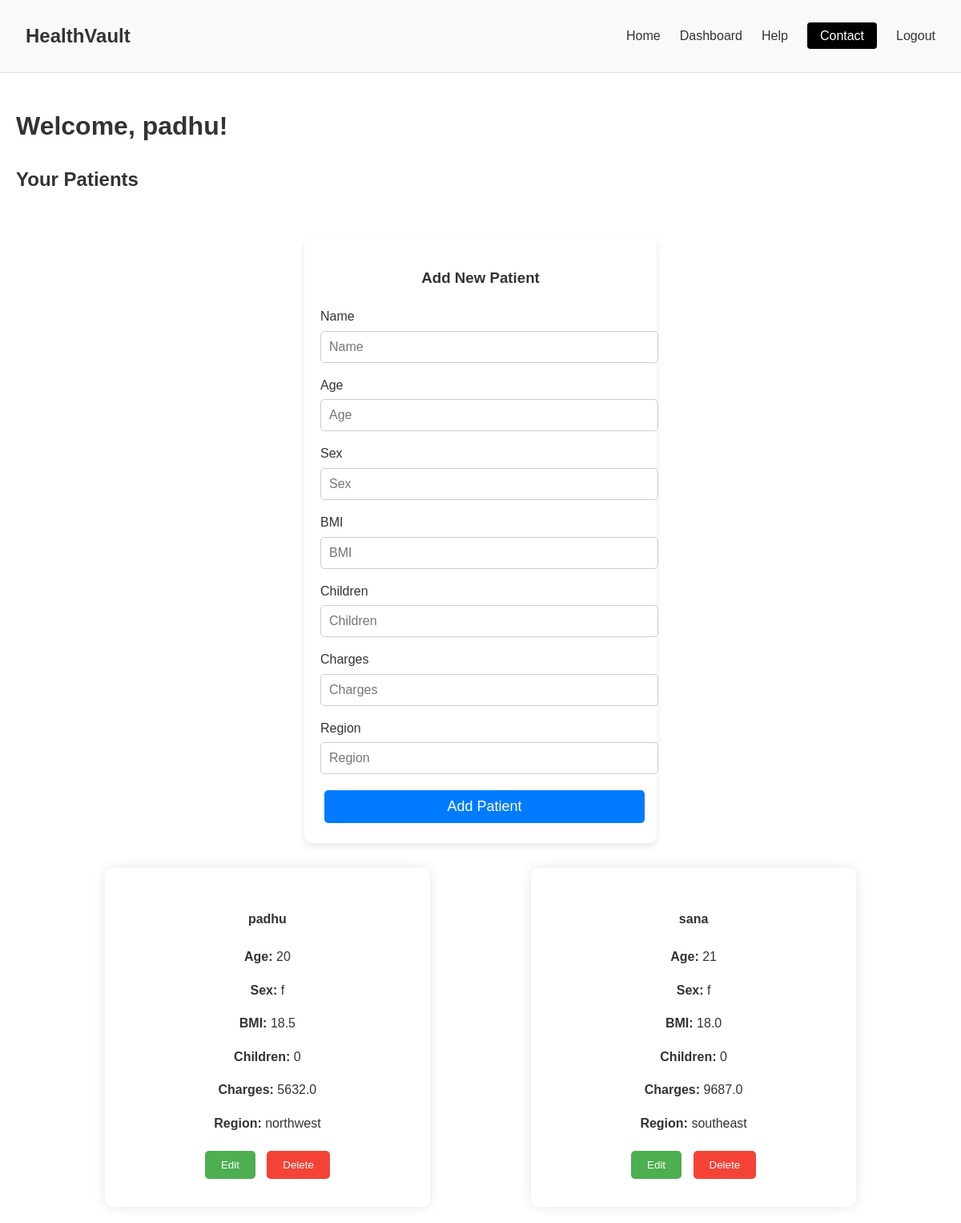
The page /index (signed in) on the database its author committed.
### app.py (models this page shows)
class User(db.Model, UserMixin):
    id = db.Column(db.Integer, primary_key=True)
    username = db.Column(db.String(80), unique=True, nullable=False)
    password = db.Column(db.String(200), nullable=False)
    role = db.Column(db.String(20), default='user')  # 'user' or 'admin'
    is_active = db.Column(db.Boolean, default=True)
    patients = db.relationship('Patient', backref='user', lazy=True)

class Patient(db.Model):
    id = db.Column(db.Integer, primary_key=True)
    name = db.Column(db.String(120), nullable=False)
    age = db.Column(db.Integer, nullable=False)
    sex = db.Column(db.String(10), nullable=False)
    bmi = db.Column(db.Float, nullable=False)
    children = db.Column(db.Integer, nullable=False)
    charges = db.Column(db.Float, nullable=False)
    region = db.Column(db.String(50), nullable=False)
    user_id = db.Column(db.Integer, db.ForeignKey('user.id'), nullable=False)

### app.py (the view, shortened to what this page needs)
@app.route('/index', methods=['GET', 'POST'])
@login_required
def index():
    if current_user.username == ADMIN_USERNAME:
        patients = Patient.query.all()  # Admin can see all patients
    else:
        patients = Patient.query.filter_by(user_id=current_user.id).all()  # Regular users can see only their own patients
    return render_template('index.html', patients=patients, is_admin=(current_user.username == ADMIN_USERNAME))

### app.py (called while the page is built)
@login_manager.user_loader
def load_user(user_id):
    return User.query.get(int(user_id))

### templates/index.html (shortened to what this page needs)
{% extends 'base.html' %}
{% block content %}
<html lang="en">
<head>
</head>
<body>
    <div class="container">
        <h1>Welcome, {{ current_user.username }}!</h1>
        {% if is_admin %}
            <h2>All Patients</h2>
        {% else %}
            <h2>Your Patients</h2>
        {% endif %}
        <div class="add-form-container">
            <div class="add-form">
                <h3>Add New Patient</h3>
                <form method="POST" action="{{ url_for('index') }}">
                    <div class="form-group">
                        <label for="name">Name</label>
                        <input type="text" id="name" name="name" placeholder="Name" required>
                    </div>
                    <div class="form-group">
                        <label for="age">Age</label>
                        <input type="number" id="age" name="age" placeholder="Age" required>
                    </div>
                    <div class="form-group">
                        <label for="sex">Sex</label>
                        <input type="text" id="sex" name="sex" placeholder="Sex" required>
                    </div>
                    <div class="form-group">
                        <label for="bmi">BMI</label>
                        <input type="number" step="0.01" id="bmi" name="bmi" placeholder="BMI" required>
                    </div>
                    <div class="form-group">
                        <label for="children">Children</label>
                        <input type="number" id="children" name="children" placeholder="Children" required>
                    </div>
                    <div class="form-group">
                        <label for="charges">Charges</label>
                        <input type="number" step="0.01" id="charges" name="charges" placeholder="Charges" required>
                    </div>
                    <div class="form-group">
                        <label for="region">Region</label>
                        <input type="text" id="region" name="region" placeholder="Region" required>
                    </div>
                    <button type="submit" class="submit-button">Add Patient</button>
                </form>
            </div>
        </div>
        <div class="card-container">
            {% for patient in patients %}
                <div class="card">
                    <div class="card-body">
                        <h4>{{ patient.name }}</h4>
                        <p><strong>Age:</strong> {{ patient.age }}</p>
                        <p><strong>Sex:</strong> {{ patient.sex }}</p>
                        <p><strong>BMI:</strong> {{ patient.bmi }}</p>
                        <p><strong>Children:</strong> {{ patient.children }}</p>
                        <p><strong>Charges:</strong> {{ patient.charges }}</p>
                        <p><strong>Region:</strong> {{ patient.region }}</p>
                        <a href="{{ url_for('update', id=patient.id) }}"><button class="edit-button">Edit</button></a>
                        <form method="POST" action="{{ url_for('delete', id=patient.id) }}" style="display:inline;">
                            <button type="submit">Delete</button>
                        </form>
                    </div>
                </div>
            {% endfor %}
        </div>
    </div>
</body>
</html>
{% endblock %}

### templates/base.html (style rules this page uses)
body { font-family: Arial, sans-serif; margin: 0; padding: 0; color: #333; line-height: 1.6; }

### templates/index.html (style rules this page uses)
body { background-image: url('https://img.freepik.com/premium-photo/health-insurance-concept-reduce-medical-expenses-hand-flip-wood-cube-with-icon-healthcare-medical-coin-wood-background-copy-space_52701-34.jpg'); background-size: cover; background-position: center; background-attachment: fixed; height: 100vh; margin: 0; font-family: Arial, sans-serif; }
.container { max-width: 1200px; margin: auto; padding: 20px; }
.add-form-container { display: flex; justify-content: center; align-items: center; height: 100vh; }
.add-form { width: 100%; max-width: 400px; background-color: rgba(255, 255, 255, 0.8); padding: 20px; border-radius: 10px; box-shadow: 0 4px 8px rgba(0, 0, 0, 0.1); margin-top: 20px; }
.add-form h3 { text-align: center; margin-bottom: 20px; }
.form-group { margin-bottom: 15px; }
.form-group label { display: block; margin-bottom: 5px; color: #333; }
.form-group input { width: 100%; padding: 10px; border: 1px solid #ccc; border-radius: 5px; font-size: 16px; }
.submit-button { width: 100%; padding: 10px; background-color: #007bff; color: white; border: none; border-radius: 5px; font-size: 18px; cursor: pointer; transition: background-color 0.3s ease; }
.card-container { display: flex; flex-wrap: wrap; justify-content: space-evenly; gap: 15px; margin-top: 20px; }
.card { background-color: rgba(255, 255, 255, 0.6); border-radius: 10px; box-shadow: 0 0 15px rgba(0, 0, 0, 0.1); width: calc(33.33% - 20px); padding: 20px; text-align: center; transition: transform 0.3s; }
.card-body { padding: 10px; }
button { background-color: #f44336; color: white; border: none; padding: 10px 20px; cursor: pointer; border-radius: 5px; margin: 5px; }
.edit-button { background-color: #4CAF50; }
a { color: white; }

### rows shown on the page
User: username "padhu"
Patient: name "padhu", age "20", sex "f", bmi "18.5", children "0", charges "5632.0", region "northwest"
Patient: name "sana", age "21", sex "f", bmi "18.0", children "0", charges "9687.0", region "southeast"
